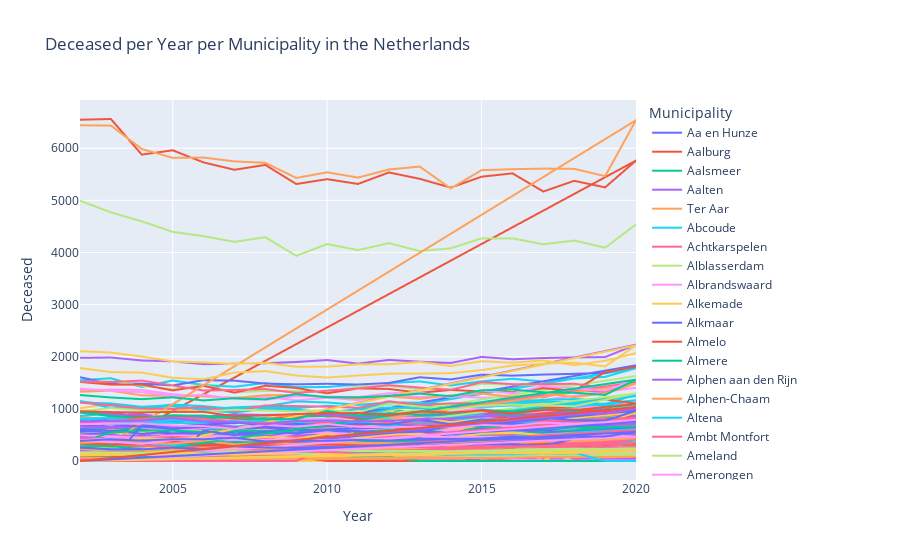

Source (notebook cell):
### Code cell
# dataset
import plotly.express as px
px.line(dataset, x="Year", y='Deceased', color="Municipality", title="Deceased per Year per Municipality in the Netherlands")
